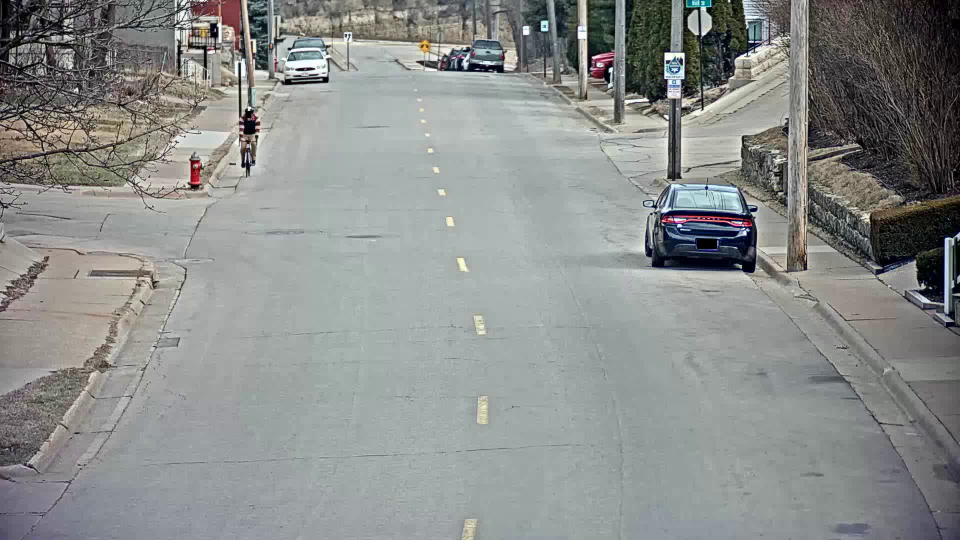
#> input picture W3/Ef-RAFT/data/000000.png, 1920 x 1080 px (shown at 1/2 size); its folder holds only this picture in this run
$ python -i image_processing.py   (imports and definitions only)
#> lines starting #> are read from the running program, lines starting #| are printed output that depends on the picture; after the words box and inside, x2 and y2 are one past the last pixel; in counts of white or black regions, pixels touching at a corner belong together
import cv2
import numpy as np
import source.global_variables as gv

## PROCESSING FUNCTIONS

# [111 lines left out: functions get_relevant_color, process_frames, compute_mean_std, truncate_values, generate_binary_frames, not called in this run]

def post_processing(binary_frame):
    # circular kernel
    kernel = cv2.getStructuringElement(cv2.MORPH_ELLIPSE, (5, 5))
    binary_frame = cv2.morphologyEx(binary_frame, cv2.MORPH_CLOSE, kernel)
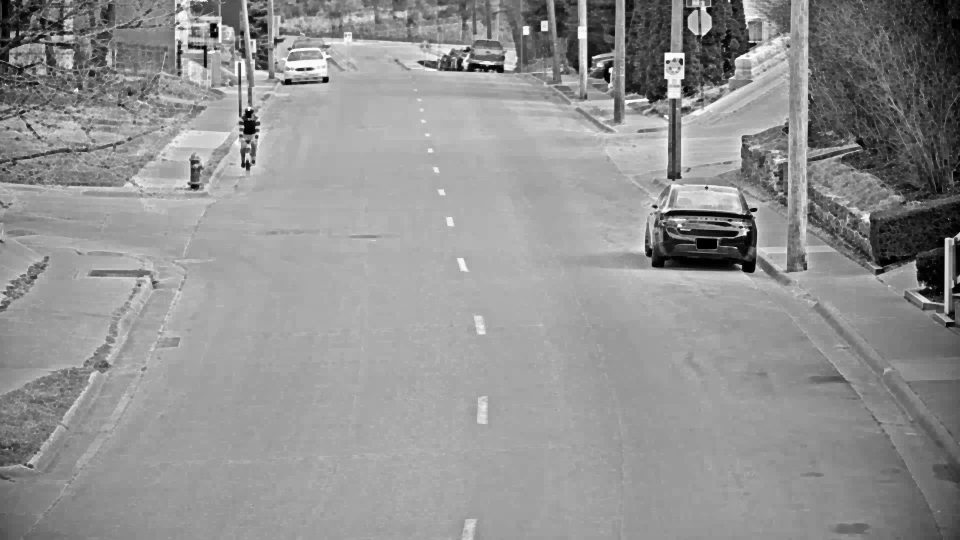
#> binary_frame: shape (1080, 1920) (shown at 1/2 size); min 0, max 255, mean 145.6
    binary_frame = cv2.morphologyEx(binary_frame, cv2.MORPH_OPEN, kernel)
    # Gaussian blur to smooth the edges, remove noise and fill some gaps
    binary_frame = cv2.GaussianBlur(binary_frame, (5, 5), 0)
    binary_frame = cv2.threshold(binary_frame, 50, 50, cv2.THRESH_BINARY)[1]
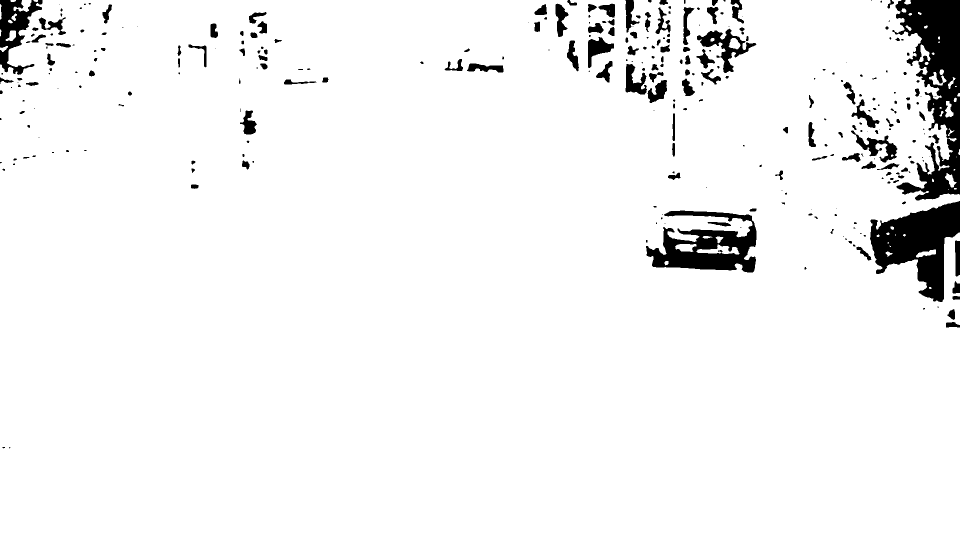
#> binary_frame: shape (1080, 1920) (shown at 1/2 size); values 0 (black) and 50 (white), 95.1% white; 305 black regions (122 under 20 px), largest, box (x1, y1, x2, y2) and area: (1785, 0, 1920, 401) 26746, (1740, 402, 1920, 604) 18976, (1292, 421, 1513, 545) 14003
    # Close with a vertical kernel to join the low part of the cars with the high part
    kernel = cv2.getStructuringElement(cv2.MORPH_ELLIPSE, (10, 10))
    binary_frame = cv2.morphologyEx(binary_frame, cv2.MORPH_CLOSE, kernel)
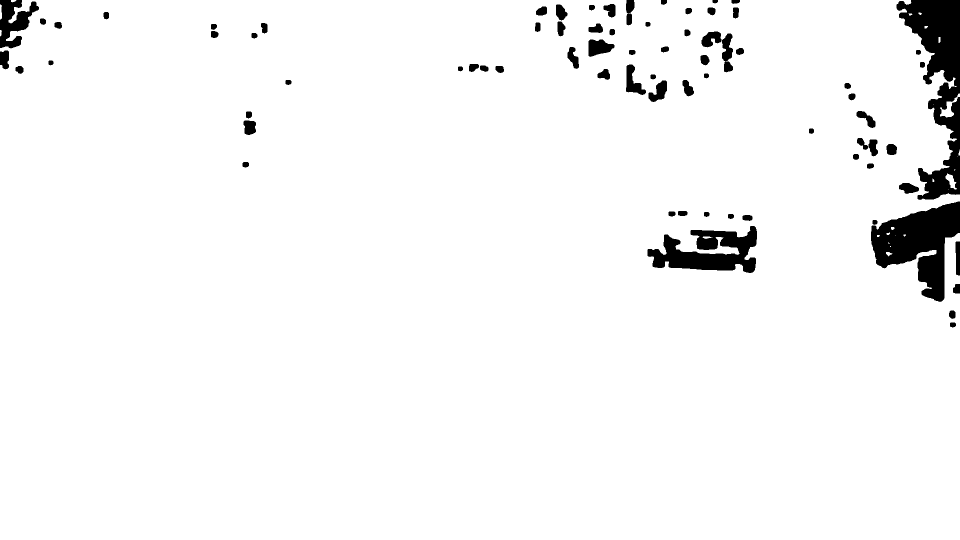
#> binary_frame: shape (1080, 1920) (shown at 1/2 size); values 0 (black) and 50 (white), 96.3% white; 75 black regions, largest, box (x1, y1, x2, y2) and area: (1793, 0, 1920, 400) 22541, (1742, 403, 1920, 604) 18600, (1295, 452, 1514, 546) 11461
    kernel = np.ones((53, 3), np.uint8)
    binary_frame = cv2.morphologyEx(binary_frame, cv2.MORPH_CLOSE, kernel)
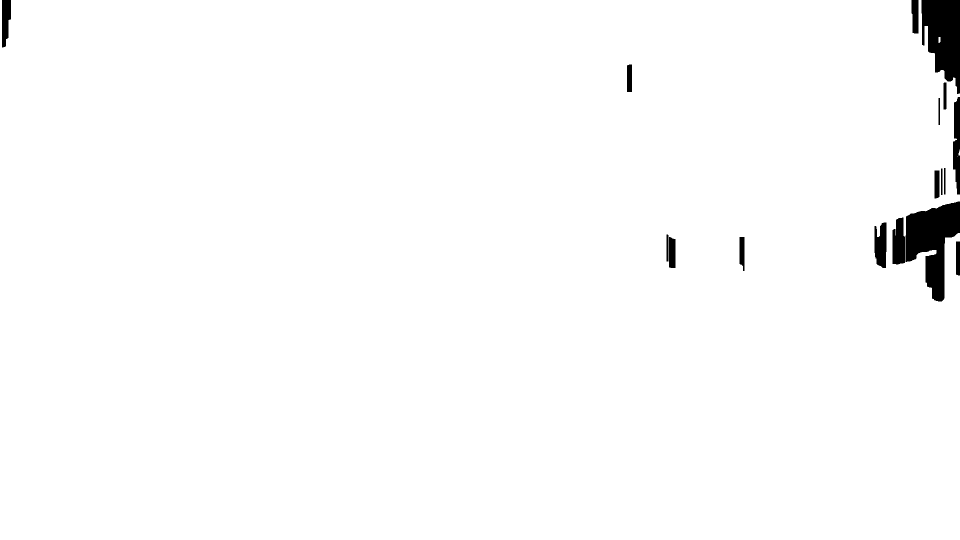
#> binary_frame: shape (1080, 1920) (shown at 1/2 size); values 0 (black) and 50 (white), 98.3% white; 17 black regions, largest, box (x1, y1, x2, y2) and area: (1811, 403, 1920, 603) 12022, (1843, 0, 1920, 188) 10149, (1906, 194, 1920, 389) 2128
    kernel = np.ones((3, 53), np.uint8)
    binary_frame = cv2.morphologyEx(binary_frame, cv2.MORPH_CLOSE, kernel)
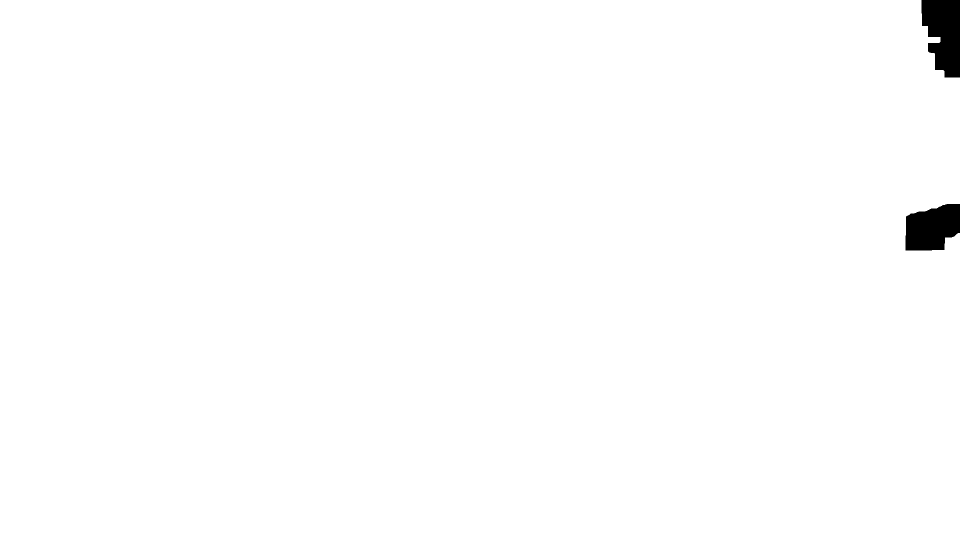
#> binary_frame: shape (1080, 1920) (shown at 1/2 size); values 0 (black) and 50 (white), 99.2% white; 2 black regions, box (x1, y1, x2, y2) and area: (1843, 0, 1920, 155) 9299, (1811, 408, 1920, 501) 8153
    return binary_frame

# [20 lines left out: functions predict_bboxes, find_connected_components, not called in this run]

>>> import cv2
>>> picture = cv2.imread('../../W3/Ef-RAFT/data/000000.png', cv2.IMREAD_GRAYSCALE)
>>> result = post_processing(picture)
